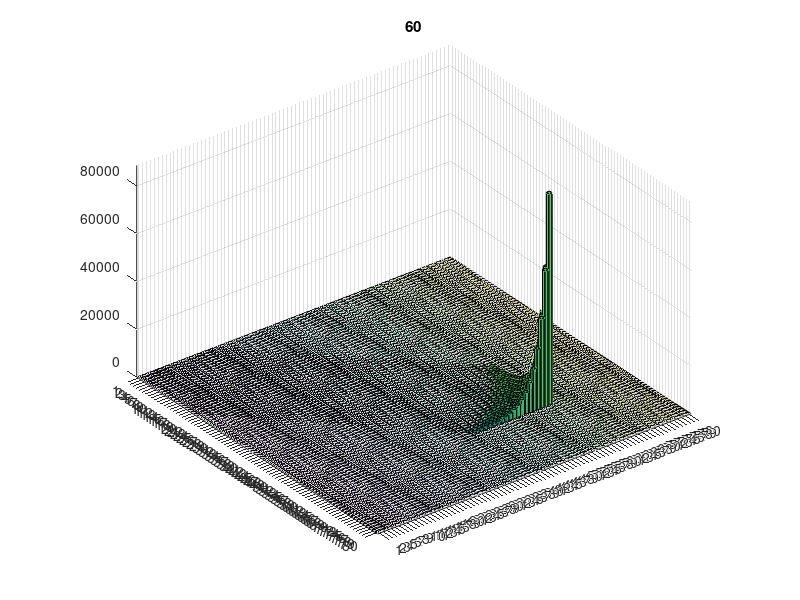

MATLAB code to generate this figure:
function [t,x] = infection_RK3_lagr_eff3

%%%%%%%%%%%%%%%%%%%%%%%%%%%%%%
% states
% x(1) = target cell (#/mL)
% x(2) = BV ITR/GOI (#/mL)
% x(3) = BV rep/cap (#/mL)
% x(startI1:endI1) = infected ITR/GOI (#/mL)
% x(startI2:endI2) = infected rep/cap (#/mL)
% x(startCo:endCo) = co-infected cells (#/mL)

% eff3: added dependency of k_bind on infection age

tic
C0=1e6; % #/mL
MOIgoi=5; 
MOIrc=5;  

Dtau=1;
age_end_inf=20;
age_viab=80;
t_plot=60;

Vgoi0=C0*MOIgoi; % #/mL
Vrc0=C0*MOIrc; % #/mL

n_bins=age_viab/Dtau;
n_bins_inf=age_end_inf/Dtau;
age_bins=Dtau:Dtau:age_viab;

startI1=4;
endI1=3+n_bins;
startI2=4+n_bins;
endI2=3+2*n_bins;
startCo=4+2*n_bins;
endCo=3+2*n_bins+n_bins^2-(n_bins-n_bins_inf)*(n_bins-n_bins_inf+1);

% binding decay fitting parameters
tau0_bind=1.80;
beta_bind=0.148893;
k_bind0=1.05776*1e-8*60;
tauE_bind=16.10;
delta_bind=0.3321;

k_bind0=1.3e-9*60; % mL/cell/h Dee and Shuler

% k_bind=1.05e-8*60; % mL/cell/h Nielsen 2003

i=0;
ind=zeros(1,n_bins^2);
ind_sc=ind;

k_bind=ind;

% indexes co-infected cells bins and binding constant of (co-)infected cells
for i1=1:n_bins


%         n1=0.5+0.5*(tanh((current_age-tau0_bind)/.01));
%         n2=0.5+0.5*(tanh((tauE_bind-current_age)/delta_bind));
%         k_bind(i1)=k_bind0;%*((1-n1)+n1.*exp(-beta_bind*(current_age-tau0_bind))).*n2;
        
    for i2=1:n_bins


%         age_matrix(i1,i2)=max(i1,i2)*Dtau;

        if (i1-i2)^2 < n_bins_inf^2
            i=i+1;
            ind(i2+n_bins*(i1-1))=i;
%             ind_matrix(i1,i2)=i;
            ind_sc(i2+n_bins*(i1-1))=i+startCo-1;
%             ind_matrix_scaled(i1,i2)=i+startCo-1;

            current_age=max(i1,i2)*Dtau;
            n1=0.5+0.5*(tanh((current_age-tau0_bind)/.01));
            n2=0.5+0.5*(tanh((tauE_bind-current_age)/delta_bind));  
            k_bind(i2+n_bins*(i1-1))=k_bind0; %((1-n1)+n1.*exp(-beta_bind*(current_age-tau0_bind))).*n2;
        
            
        end
    end
end
k_bind=k_bind(ind>0);

% correction to reallocation when ge_end_inf = age_viability
if age_end_inf == age_viab
    a=-1;
else
    a=0;
end

x0=[C0 Vgoi0 Vrc0 zeros(1,n_bins*2+n_bins^2-(n_bins-n_bins_inf)*(n_bins-n_bins_inf+1))];

mu=0.028; % 1/h
k_deathT=8e-5; % 1/h
k_deathI=0.0017; % 1/h
k_degrBV=7e-3; %1/h

% initialization
t_final=100;
t0=0;
hmax = Dtau; % CFL condition % ode23 default: 0.1*(T-t0);
rtol = 1.e-3;
atol = 1.e-6;
threshold=atol/rtol;
t=t0;
x=x0;

% first step selection
k1=inf_model(t0,x0);
r=norm(k1./max(abs(x0),threshold), inf);
h = 0.8*rtol^(1/3)/r;

% pre-allocate arrays
xx=zeros(10e3,length(x0));
tt=zeros(10e3,1);

tt(1)=t0;
xx(1,:)=x0;
i=2;
sum_h=0;
nofailed=true;

while t<t_final

    % step control
    hmin = 16*eps*abs(t);
    h=max(hmin,min(h,hmax));

    if 1.1*h >= t_final - t
        h = t_final - t;
    elseif 1.1*h+sum_h >= Dtau
        h = Dtau - sum_h;
    end

    k2=inf_model(t+h/2,x+k1*h/2);
    k3=inf_model(t+3*h/4,x+3*k2*h/4);

    t_new=t+h;
    x_new=x+h*(2*k1+3*k2+4*k3)/9;

    k4=inf_model(t_new,x_new);

    % estimate error
    e = h*(-5*k1 + 6*k2 + 8*k3 - 9*k4)/72;
    err_est=norm(e./max(max(abs(x),abs(x_new)), threshold), inf);

    if err_est <= rtol
        t=t_new;
        x=x_new;
        k1=k4;
        xx(i,:)=x;
        tt(i,:)=t;

        i=i+1;
        sum_h=sum_h+h;

        temp = 1.25*(err_est/rtol)^(1/3);
        h=h*min(5,1/temp);    
        nofailed=true;
        
        % pre-allocation
        if length(tt)-i<10
            tt=[tt; zeros(1e5,1)];
            xx=[xx;zeros(1e5,length(x0))];
        end

        % age switch
        if sum_h >= Dtau
            sum_h=0;
            
            % reallocate I1
            x(endI1)=x(endI1)+x(endI1-1);
            x(startI1+1:endI1-1)=x(startI1:endI1-2);
            x(startI1)=0;

            % reallocate I2
            x(endI2)=x(endI2)+x(endI2-1);
            x(startI2+1:endI2-1)=x(startI2:endI2-2);
            x(startI2)=0;

            % reallocate co-infected cells
            % max age: accumulate cells
                i1=n_bins;
                i2=max(2,(n_bins-age_end_inf/Dtau+1)):n_bins;  % i2=2:n_bins;

                x(ind_sc(i2+n_bins*(i1-1)))=x(ind_sc(i2+n_bins*(i1-1)))+...
                    x(ind_sc(i2-1+n_bins*(i1-2)));
    
                i1=max(2,(n_bins-age_end_inf/Dtau+1)):n_bins-1; % i1=2:n_bins-1;
                i2=n_bins;

                x(ind_sc(i2+n_bins*(i1-1)))=x(ind_sc(i2+n_bins*(i1-1)))+...
                    x(ind_sc(i2-1+n_bins*(i1-2)));
            
             % reallocation
                for i2=(n_bins-1):-1:(age_end_inf/Dtau+1)
                    for i1=i2:-1:(i2-age_end_inf/Dtau+1)                   
                        x(ind_sc(i2+n_bins*(i1-1)))=...
                            x(ind_sc(i2-1+n_bins*(i1-2)));
                    end
                end
                for i1=(n_bins-1):-1:(age_end_inf/Dtau+1)
                    for i2=(i1-1):-1:(i1-age_end_inf/Dtau+1)                   
                        x(ind_sc(i2+n_bins*(i1-1)))=...
                            x(ind_sc(i2-1+n_bins*(i1-2)));
                    end
                end
                for i1=age_end_inf/Dtau+a:-1:2
                    for i2=(age_end_inf/Dtau)+a:-1:2
                        x(ind_sc(i2+n_bins*(i1-1)))=...
                            x(ind_sc(i2-1+n_bins*(i1-2)));
                    end
                end

            % empty first bin
                i1=1;
                i2=1:age_end_inf/Dtau; % i2=1:n_bins-1;
                x(ind_sc(i2+n_bins*(i1-1)))=0;

                i1=2:age_end_inf/Dtau;
                i2=1;
                x(ind_sc(i2+n_bins*(i1-1)))=0;

            k1=inf_model(t,x);
        end

    else
      if nofailed
        nofailed = false;
        h = max(hmin, h * max(0.5, 0.8*(rtol/err_est)^(1/3)));
      
      else
        h = max(hmin, 0.5 * h);
      end
    
    end

    if h <= hmin
        warning('Step size %e too small at t = %e.\n',h,t);
        break
    end

end
x=xx(1:i-1,:);
t=tt(1:i-1);
toc
% 
% co=x(t_plot,startCo:endCo);
co=interp1(t,x(:,startCo:endCo),t_plot);
co_plot=zeros(n_bins);
for i1=1:n_bins
    for i2=1:n_bins
        index=ind(i2+n_bins*(i1-1));
        if index >0 
            co_plot(i1,i2)=co(index);
        end
    end
end
% 
% % co=reshape(co,[n_bins,n_bins]);
bar3(co_plot)
title((t_plot))
% sum(co)

% plot(t,x(:,2))
% bar3(x(:,startI1:endI1))
% plot(t,sum(x(:,6:end),2))

function dxdt = inf_model(t,x)
    dxdt=x; % pre-allocate
    
    % species
    T=x(1);
    V1=x(2);
    V2=x(3);
    I1=x(startI1:endI1);
    I2=x(startI2:endI2);
    Co=x(startCo:endCo);

    I1_tot=sum(I1);
    I2_tot=sum(I2);
    Co_tot=sum(Co);
    C=T+I1_tot+I2_tot+Co_tot;

    
    %% uninfected cells balance
    bind1=k_bind0*T*V1; % V1 infection rate counter
    bind2=k_bind0*T*V2; % V2 infection rate counter

    dxdt(1)=mu*T-k_deathT*T-(bind1+bind2); % target cells

    %% infected cells balance

    % death and co-infection
    v1_new=k_bind(1:n_bins).*I2*V1;
    v2_new=k_bind(1:n_bins).*I1*V2;

    dI1dt=-k_deathI*I1-v2_new;
    dI2dt=-k_deathI*I2-v1_new;
   
    % new infected cells
    % virus1
    dI1dt(1)=dI1dt(1)+bind1;
    dI2dt(1)=dI2dt(1)+bind2;

    % update counters
    bind1=bind1+sum(v1_new);
    bind2=bind2+sum(v2_new);

%     % infected cells becoming co-infected
%     for ii=2:n_bins_inf
%         v1_new=k_bind(ii).*I2(ii)*V1;
%         v2_new=k_bind(ii).*I1(ii)*V2;
%         dI1dt(ii)=-k_deathI*I1(ii)-v2_new;
%         dI2dt(ii)=-k_deathI*I2(ii)-v1_new;
%         bind1=bind1+v1_new;
%         bind2=bind2+v2_new;
%     end
%         
%     % infected cells that don't bind virions anymore
%     dI1dt(n_bins_inf+1:end)=-k_deathI*I1(n_bins_inf+1:end);    
%     dI2dt(n_bins_inf+1:end)=-k_deathI*I2(n_bins_inf+1:end);
% %         disp(bind1/V1/(T+I1_tot));
%         disp(bind2/V2/(T+I2_tot));
    
    %% co-infected cells balance
    dCodt=-k_deathI*Co;
%         end
    % first bin
    dCodt(1)=dCodt(1)+k_bind(1)*(I1(1)*V2+I2(1)*V1);
    % cells freshly infected by V1
    dCodt(2:n_bins_inf)=dCodt(2:n_bins_inf)+k_bind(2:n_bins_inf).*...
        (I2(2:n_bins_inf)*V1);
    % cells freshly infected by V2
    for j=2:n_bins_inf
%             dCodt(ind(1+n_bins*((2:n_bins_inf)-1)))=dCodt(ind(1+n_bins*((2:n_bins_inf)-1)))+...
%                 k_bind*(I1(2:n_bins_inf)*V2);
        dCodt(ind(1+n_bins*(j-1)))=dCodt(ind(1+n_bins*(j-1)))+...
            k_bind(j).*(I1(j)*V2);

    end

    % virus entering already infected and co-infected cells
    % infected cells
    Co_uptake=sum(k_bind.*Co);
    bind1=bind1+V1*(sum(k_bind(1:n_bins).*I1)+Co_uptake);
    bind2=bind2+V2*(sum(k_bind(1:n_bins).*I2)+Co_uptake);
%     bind2=bind2+V2*k_bind(1)*Co(1);
%     disp(bind2/V2/(C))

        
    %% virions balance
    dxdt(2)=-bind1-k_degrBV*V1; % BV ITR/GOI (#/mL) 
    dxdt(3)=-bind2-k_degrBV*V2; % BV rep/cap (#/mL) 
%     dxdt(2)=-k_bind0*V1*C-k_degrBV*V1; % BV ITR/GOI (#/mL) 
%     dxdt(3)=-k_bind0*V2*C-k_degrBV*V2; % BV rep/cap (#/mL) 
    
    %% put together derivatives vector
    dxdt(4:end)=[dI1dt dI2dt dCodt];
%     dxdt=sparse(dxdt);
%      if t>0.0009 && t< 0.001
%         disp('')
%     end
end

end